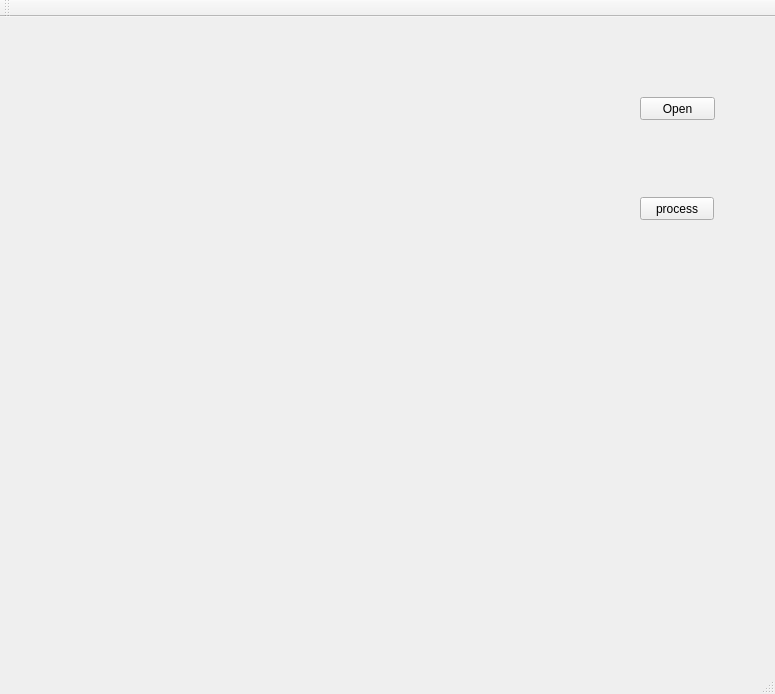
<?xml version="1.0" encoding="UTF-8"?>
<ui version="4.0">
 <class>QtVtkClass</class>
 <widget class="QMainWindow" name="QtVtkClass">
  <property name="geometry">
   <rect>
    <x>0</x>
    <y>0</y>
    <width>775</width>
    <height>694</height>
   </rect>
  </property>
  <property name="windowTitle">
   <string>QtVtk</string>
  </property>
  <widget class="QWidget" name="centralWidget">
   <widget class="QPushButton" name="pushButtonTest">
    <property name="geometry">
     <rect>
      <x>640</x>
      <y>80</y>
      <width>75</width>
      <height>23</height>
     </rect>
    </property>
    <property name="text">
     <string>Open</string>
    </property>
   </widget>
   <widget class="QVTKWidget" name="qvtkwidget">
    <property name="geometry">
     <rect>
      <x>10</x>
      <y>20</y>
      <width>571</width>
      <height>581</height>
     </rect>
    </property>
   </widget>
   <widget class="QPushButton" name="pushButton2">
    <property name="geometry">
     <rect>
      <x>640</x>
      <y>180</y>
      <width>74</width>
      <height>23</height>
     </rect>
    </property>
    <property name="text">
     <string>process</string>
    </property>
   </widget>
  </widget>
  <widget class="QMenuBar" name="menuBar">
   <property name="geometry">
    <rect>
     <x>0</x>
     <y>0</y>
     <width>775</width>
     <height>23</height>
    </rect>
   </property>
  </widget>
  <widget class="QToolBar" name="mainToolBar">
   <attribute name="toolBarArea">
    <enum>TopToolBarArea</enum>
   </attribute>
   <attribute name="toolBarBreak">
    <bool>false</bool>
   </attribute>
  </widget>
  <widget class="QStatusBar" name="statusBar"/>
 </widget>
 <layoutdefault spacing="6" margin="11"/>
 <customwidgets>
  <customwidget>
   <class>QVTKWidget</class>
   <extends>QWidget</extends>
   <header>QVTKWidget.h</header>
  </customwidget>
 </customwidgets>
 <resources>
  <include location="qtvtk.qrc"/>
 </resources>
 <connections>
  <connection>
   <sender>pushButtonTest</sender>
   <signal>clicked()</signal>
   <receiver>QtVtkClass</receiver>
   <slot>doTest()</slot>
   <hints>
    <hint type="sourcelabel">
     <x>467</x>
     <y>166</y>
    </hint>
    <hint type="destinationlabel">
     <x>299</x>
     <y>199</y>
    </hint>
   </hints>
  </connection>
 </connections>
 <slots>
  <slot>doTest()</slot>
 </slots>
</ui>
